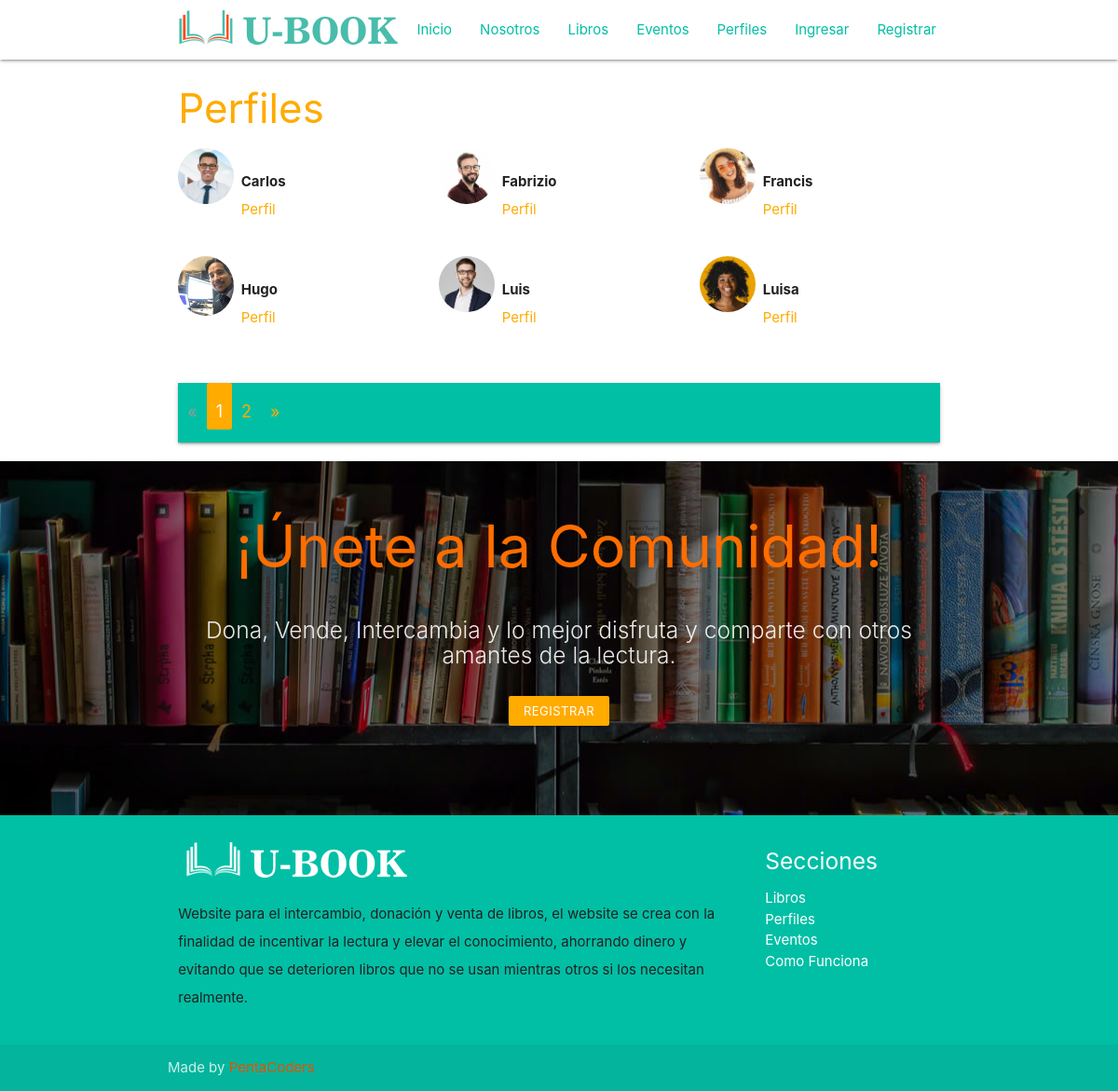
The app's page /profiles/, older data.
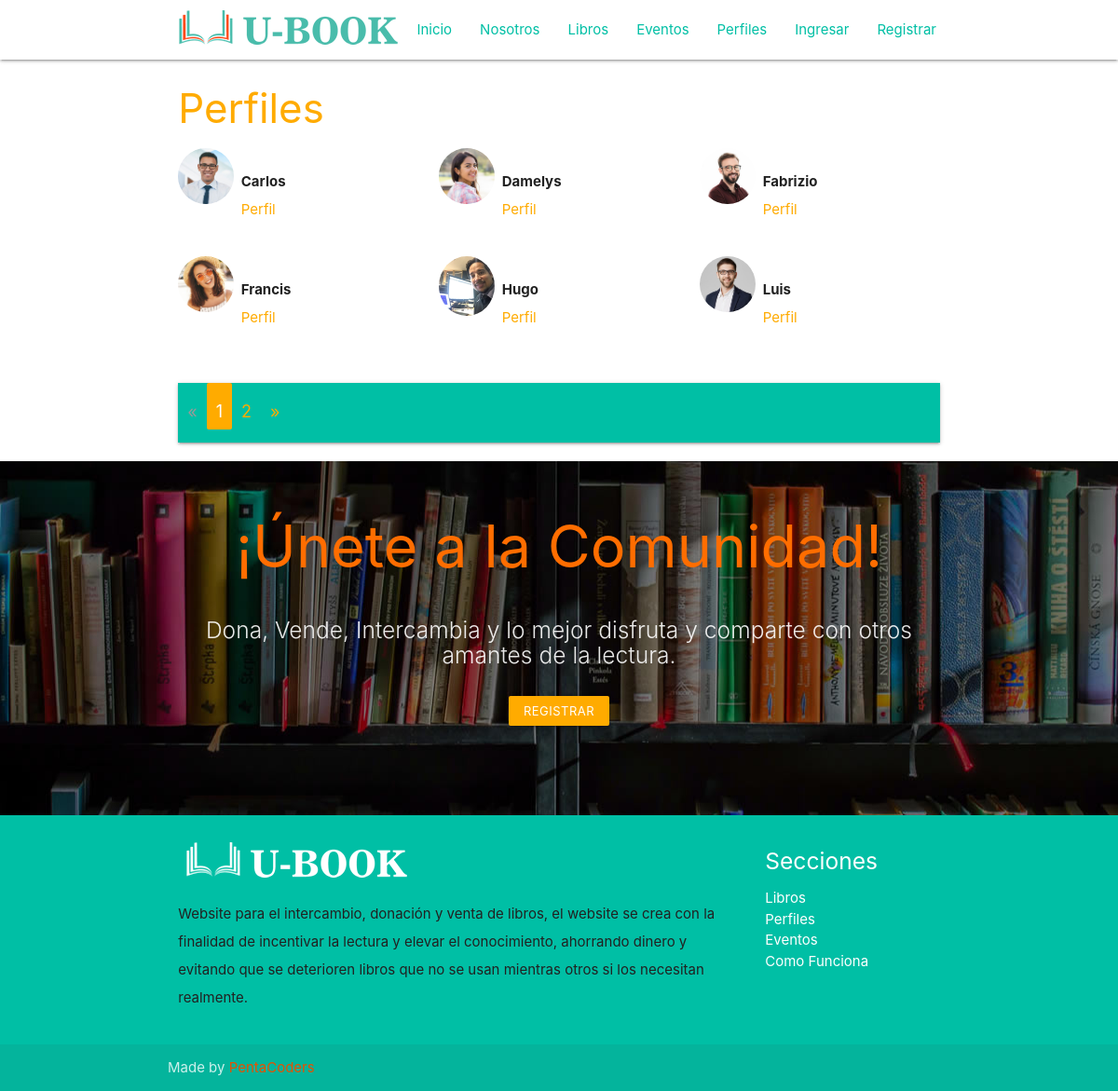
The same page, newer data.
### registration/models.py (models this page shows)
class Profile(models.Model):
    user = models.OneToOneField(User, on_delete=models.CASCADE)
    avatar = models.ImageField(upload_to=custom_upload_to, null=True, blank=True)
    bio = models.TextField(null=True, blank=True)
    link = models.URLField(max_length=200, null=True, blank=True)
    class Meta:
        ordering = ['user__username']

### profiles/views.py (the view)
# urls.py: path('', ProfileListView.as_view(), name='list'),
class ProfileListView(ListView):
    model = Profile
    template_name = 'profiles/profile_list.html'
    paginate_by = 6

### profiles/templates/profiles/profile_list.html (shortened to what this page needs)
{% extends 'core/base.html' %}
{% load static %}
{% block content %}
<main role="main">
  <div class="container">
    <div class="row">
      <div class="col s12">
        <h3 class="amber-text text-accent-4">Perfiles</h3>
        <div class="row">
          {% for profile in profile_list %}
            <div class="col s6 m4">
              <div class="row">
                <div class="col s6 m4">
                  {% if profile.avatar %}
                    <img src="{{profile.avatar.url}}" class="circle responsive-img profile-avatar">
                  {% else %}
                    <img src="{% static 'registration/img/no-avatar.jpg' %}" class="circle responsive-img profile-avatar">
                  {% endif %}
                  <p class="profile-data">
                    <b>{{profile.user|truncatechars:"16"}}</b><br>
                    <a href="{% url 'profiles:detail' profile.user %}">Perfil</a>
                  </p>
                </div>
              </div>
            </div>
          {% endfor %}
        </div>
        {% if is_paginated %}
          <nav aria-label="Page navigation">
            <ul class="pagination justify-content-center">
              {% if page_obj.has_previous %}
                <li class="page-item ">
                  <a class="page-link" href="?page={{ page_obj.previous_page_number }}">&laquo;</a>
                </li>
              {% else %}
                <li class="page-item disabled">
                  <a class="page-link" href="#" tabindex="-1">&laquo;</a>
                </li>
              {% endif %}
              {% for i in paginator.page_range %}
                <li class="page-item {% if page_obj.number == i %}active{% endif %}">
                  <a class="page-link" href="?page={{ i }}">{{ i }}</a>
                </li>
              {% endfor %}
              {% if page_obj.has_next %}
                <li class="page-item ">
                  <a class="page-link" href="?page={{ page_obj.next_page_number }}">&raquo;</a>
                </li>
              {% else %}
                <li class="page-item disabled">
                  <a class="page-link" href="#" tabindex="-1">&raquo;</a>
                </li>
              {% endif %}
            </ul>
          </nav>
        {% endif %}
      </div>
    </div>
  </div>
</main>
{% endblock %}

Row changes from the older to the newer data that the page shows:
no longer on this page (row unchanged): Profile: avatar (picture), user "Luisa"
added Profile: avatar (picture), user "Damelys"
